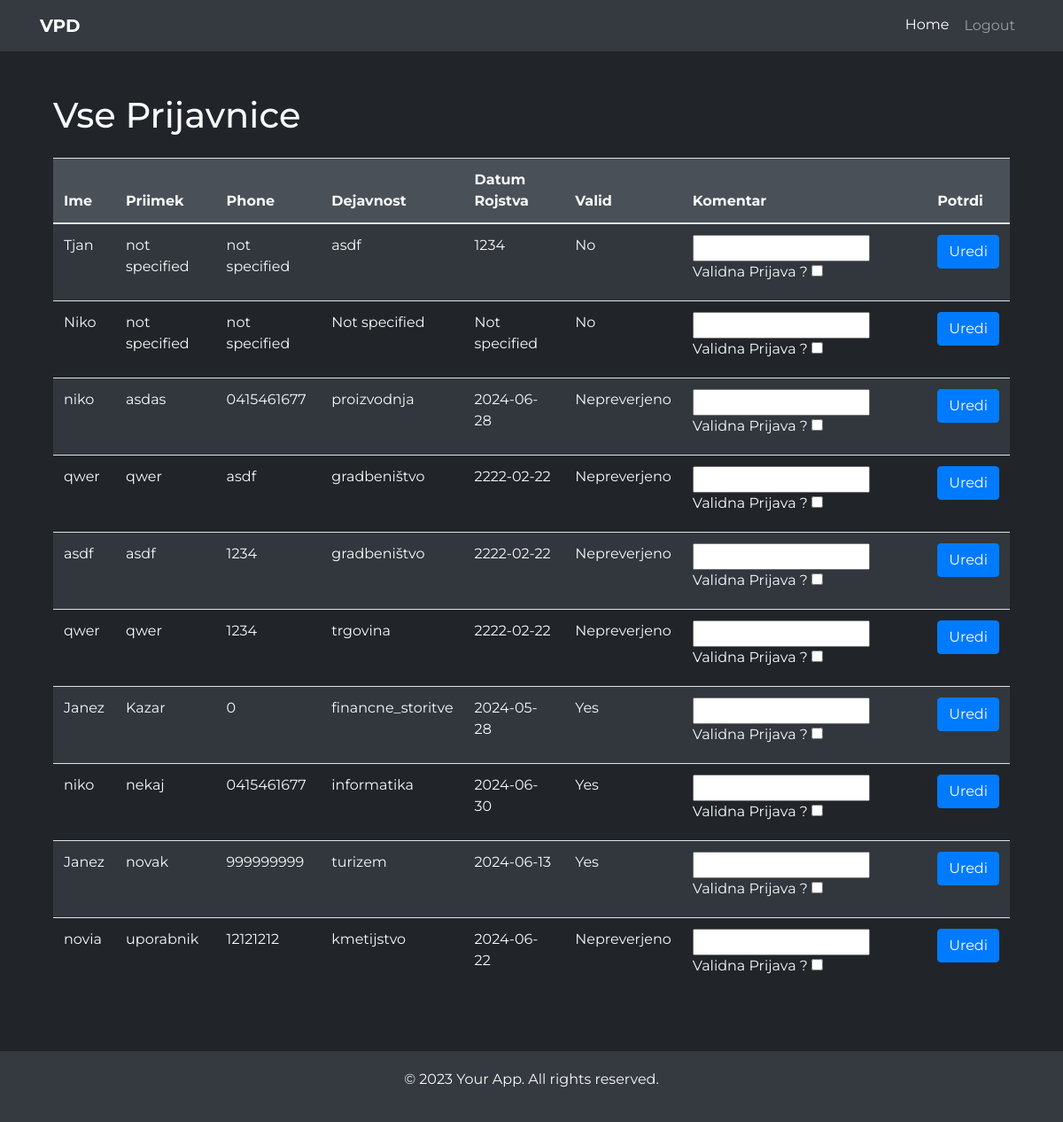
Screenshot of /prijavnice/ (signed in) with the database file from the repository.
### webapp/models.py (models this page shows, shortened)
class Prijavnica(models.Model):
    ime = models.CharField(max_length=100, null=True)
    priimek = models.CharField(max_length=100, null=True)
    email = models.CharField(max_length=100, null=True)
    phone = models.CharField(max_length=15, null=True)
    dejavnost = models.CharField(max_length=100, default=None, null=True)
    datumrojstva = models.CharField(max_length=100, default=None, null=True)
    valid = models.BooleanField(null=True, default=None)
    komentar = models.CharField(max_length=255, null=True, default=None)
    user = models.ForeignKey(User, on_delete=models.CASCADE, null=True, blank=True)

### webapp/views.py (the view)
# urls.py: path("prijavnice/", views.prijavnice, name="prijavnice"),
@login_required
def prijavnice(request):
    if request.user.is_staff:
        prijave = Prijavnica.objects.all()
        return render(request, "prijavnice.html", {"prijavnica_list": prijave})
    else:
        return redirect(reverse('home'))

### webapp/templates/prijavnice.html (shortened to what this page needs)
{% extends 'base.html' %}
{% block content %}
<div class="container">
    <h1 class="mb-4">Vse Prijavnice</h1>
    {% if prijavnica_list %}
    <div class="table-responsive">
        <table class="table table-striped">
            <thead>
                <tr>
                    <th>Ime</th>
                    <th>Priimek</th>
                    <th>Phone</th>
                    <th>Dejavnost</th>
                    <th>Datum Rojstva</th>
                    <th>Valid</th>
                    <th>Komentar</th>
                    <th>Potrdi</th>
                </tr>
            </thead>
            <tbody>
                {% for prijavnica in prijavnica_list %}
                <tr>
                    <td>{{ prijavnica.ime }}</td>
                    <td>{{ prijavnica.priimek }}</td>
                    <td>{{ prijavnica.phone }}</td>
                    <td>{{ prijavnica.dejavnost }}</td>
                    <td>{{ prijavnica.datumrojstva }}</td>
                    <td>
                        {% if prijavnica.valid is None %}
                            Nepreverjeno
                        {% elif prijavnica.valid %}
                            Yes
                        {% else %}
                            No
                        {% endif %}
                    </td>
                    <td>
                        <form method="POST" action="{% url 'edit_prijavnica' prijavnica.id %}?komentar={{ prijavnica.komentar }}&valid={{ prijavnica.valid }}">
                            <input type="text" name="komentar" value="{{ prijavnica_instance.komentar }}">
                            <label for="valid">Validna Prijava ?</label>
                            <input type="checkbox" name="valid" {% if prijavnica_instance.valid %}checked{% endif %}>
                            <br>
                            <td>
                                <button type="submit" class="btn btn-primary">Uredi
                                </button>
                            </td>
                        </form>
                    </td>
                </tr>
                {% endfor %}
            </tbody>
        </table>
    </div>
    {% else %}
    <p>No Prijavnica instances found.</p>
    {% endif %}
</div>
{% endblock %}

### webapp/templates/base.html (style rules this page uses)
body { font-family: 'Montserrat', sans-serif; display: flex; flex-direction: column; min-height: 100vh; background-color: #212529; color: #f8f9fa; }

### webapp/templates/prijavnice.html (style rules this page uses)
.table { background-color: #343a40; color: #f8f9fa; overflow: hidden; }
.table th { background-color: #495057; color: #f8f9fa; }
.table tr:nth-child(even) { background-color: #212529; }

### rows the page displays
Prijavnica: ime "Tjan", priimek "not specified", phone "not specified", dejavnost "asdf", datumrojstva "1234", valid "No"
Prijavnica: ime "Niko", priimek "not specified", phone "not specified", dejavnost "Not specified", datumrojstva "Not specified", valid "No"
Prijavnica: ime "niko", priimek "asdas", phone "0415461677", dejavnost "proizvodnja", datumrojstva "2024-06-28", shows "Nepreverjeno"
Prijavnica: ime "qwer", priimek "qwer", phone "asdf", dejavnost "gradbeništvo", datumrojstva "2222-02-22", shows "Nepreverjeno"
Prijavnica: ime "asdf", priimek "asdf", phone "1234", dejavnost "gradbeništvo", datumrojstva "2222-02-22", shows "Nepreverjeno"
Prijavnica: ime "qwer", priimek "qwer", phone "1234", dejavnost "trgovina", datumrojstva "2222-02-22", shows "Nepreverjeno"
Prijavnica: ime "Janez", priimek "Kazar", phone "0", dejavnost "financne_storitve", datumrojstva "2024-05-28", valid "Yes"
Prijavnica: ime "niko", priimek "nekaj", phone "0415461677", dejavnost "informatika", datumrojstva "2024-06-30", valid "Yes"
Prijavnica: ime "Janez", priimek "novak", phone "999999999", dejavnost "turizem", datumrojstva "2024-06-13", valid "Yes"
Prijavnica: ime "novia", priimek "uporabnik", phone "12121212", dejavnost "kmetijstvo", datumrojstva "2024-06-22", shows "Nepreverjeno"
